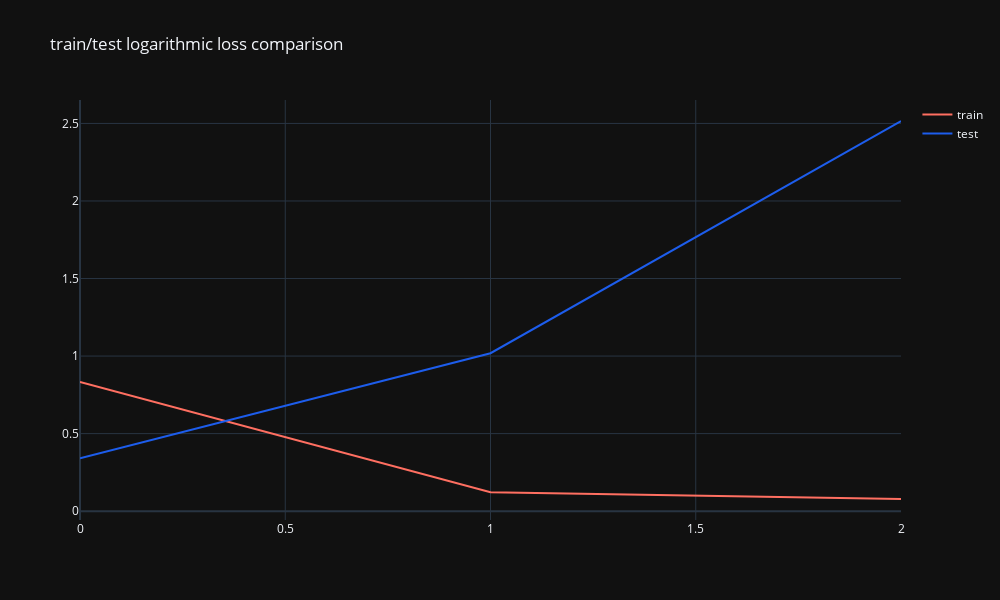

The cell this chart's notebook holds for it:
### Code cell
trace_0 = go.Scatter(y=history.history['loss'],
                     name='train',
                     mode='lines',
                     marker= {'color':'#FF6F61','opacity':0.9})

trace_1 = go.Scatter(y=history.history['val_loss'],
                     name='test',
                     mode='lines',
                     marker= {'color':'#1d5dec','opacity':0.9})

data = [trace_0,trace_1]

layout = go.Layout(title="train/test logarithmic loss comparison",
                  template='plotly_dark',
                   height=600,
                   width=1000)

fig = go.Figure(data,layout=layout)
fig.show()

### Figure 1 — Plotly figure (JSON) as saved in the notebook; plotly's stock layout.template omitted (floating-point values rounded to 4 significant figures)
{"data": [{"marker": {"color": "#FF6F61", "opacity": 0.9}, "mode": "lines", "name": "train", "type": "scatter", "y": [0.8332, 0.1225, 0.07837]}, {"marker": {"color": "#1d5dec", "opacity": 0.9}, "mode": "lines", "name": "test", "type": "scatter", "y": [0.3414, 1.018, 2.516]}], "layout": {"height": 600, "title": {"text": "train/test logarithmic loss comparison"}, "width": 1000}}
